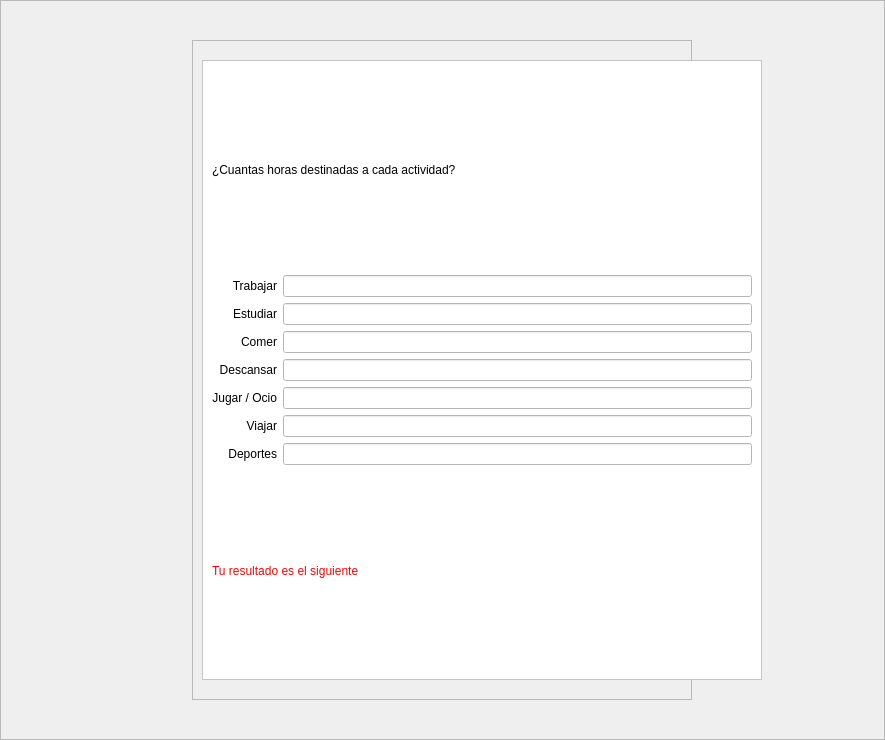
<?xml version="1.0" encoding="UTF-8"?>
<ui version="4.0">
 <class>MainWindow</class>
 <widget class="QMainWindow" name="MainWindow">
  <property name="geometry">
   <rect>
    <x>0</x>
    <y>0</y>
    <width>885</width>
    <height>740</height>
   </rect>
  </property>
  <property name="windowTitle">
   <string>Tiempo</string>
  </property>
  <widget class="QWidget" name="centralwidget">
   <layout class="QGridLayout" name="gridLayout">
    <property name="leftMargin">
     <number>0</number>
    </property>
    <property name="topMargin">
     <number>0</number>
    </property>
    <property name="rightMargin">
     <number>0</number>
    </property>
    <property name="bottomMargin">
     <number>0</number>
    </property>
    <property name="spacing">
     <number>0</number>
    </property>
    <item row="0" column="0">
     <widget class="QFrame" name="contenedorPrincipal">
      <property name="whatsThis">
       <string>&lt;html&gt;&lt;head/&gt;&lt;body&gt;&lt;p&gt;&lt;br/&gt;&lt;/p&gt;&lt;/body&gt;&lt;/html&gt;</string>
      </property>
      <property name="styleSheet">
       <string notr="true">
#contenedorPrincipal{
	background-image: url(imagenes/fondo.png);
}

#frameBotones{
	background-color:rgb(255, 255, 255);
	border: 1px solid black;
	max-width: 150px
}

#frameVentanas{
	background-color:rgb(255, 255, 255);
	border: 1px solid black;
}

#btnFinanzas,#btnNotas,#btnTiempo,#btnHorarios,#btnRecordatorios{
	color: rgb(255, 255, 255);
	font-size: 13px;
	background-color: rgb(85, 170, 255);
	border-radius: 3px;	
	height: 30px;
	border: 1px solid black;
}

#btnFinanzas:hover,#btnNotas:hover,#btnTiempo:hover,#btnHorarios:hover,#btnRecordatorios:hover{
	background-color: rgb(0, 85, 255);
}
</string>
      </property>
      <property name="frameShape">
       <enum>QFrame::StyledPanel</enum>
      </property>
      <property name="frameShadow">
       <enum>QFrame::Raised</enum>
      </property>
      <layout class="QGridLayout" name="gridLayout_2">
       <item row="0" column="0">
        <widget class="QFrame" name="framePrincipal">
         <property name="maximumSize">
          <size>
           <width>780</width>
           <height>16777215</height>
          </size>
         </property>
         <property name="styleSheet">
          <string notr="true">#framePrincipal{
	padding: 0px;
	margin: 30px 140px;
}</string>
         </property>
         <property name="frameShape">
          <enum>QFrame::StyledPanel</enum>
         </property>
         <property name="frameShadow">
          <enum>QFrame::Raised</enum>
         </property>
         <layout class="QVBoxLayout" name="verticalLayout">
          <item alignment="Qt::AlignVCenter">
           <widget class="QFrame" name="frameInterno">
            <property name="minimumSize">
             <size>
              <width>560</width>
              <height>620</height>
             </size>
            </property>
            <property name="styleSheet">
             <string notr="true">background-color: rgb(255, 255, 255);


</string>
            </property>
            <property name="frameShape">
             <enum>QFrame::StyledPanel</enum>
            </property>
            <property name="frameShadow">
             <enum>QFrame::Raised</enum>
            </property>
            <layout class="QGridLayout" name="gridLayout_3">
             <item row="3" column="0">
              <widget class="QLabel" name="label_4">
               <property name="styleSheet">
                <string notr="true">font: 12pt &quot;Segoe Print&quot;;</string>
               </property>
               <property name="text">
                <string>Comer</string>
               </property>
               <property name="alignment">
                <set>Qt::AlignRight|Qt::AlignTrailing|Qt::AlignVCenter</set>
               </property>
              </widget>
             </item>
             <item row="5" column="0">
              <widget class="QLabel" name="label_6">
               <property name="styleSheet">
                <string notr="true">font: 12pt &quot;Segoe Print&quot;;</string>
               </property>
               <property name="text">
                <string>Jugar / Ocio</string>
               </property>
               <property name="alignment">
                <set>Qt::AlignRight|Qt::AlignTrailing|Qt::AlignVCenter</set>
               </property>
              </widget>
             </item>
             <item row="1" column="0">
              <widget class="QLabel" name="label_12">
               <property name="styleSheet">
                <string notr="true">font: 12pt &quot;Segoe Print&quot;;</string>
               </property>
               <property name="text">
                <string>Trabajar</string>
               </property>
               <property name="alignment">
                <set>Qt::AlignRight|Qt::AlignTrailing|Qt::AlignVCenter</set>
               </property>
              </widget>
             </item>
             <item row="2" column="1">
              <widget class="QLineEdit" name="txtEstudiar"/>
             </item>
             <item row="3" column="1">
              <widget class="QLineEdit" name="txtComer"/>
             </item>
             <item row="4" column="1">
              <widget class="QLineEdit" name="txtDescansar"/>
             </item>
             <item row="7" column="1">
              <widget class="QLineEdit" name="txtDeportes"/>
             </item>
             <item row="8" column="0" colspan="2">
              <widget class="QLabel" name="lblResultado">
               <property name="tabletTracking">
                <bool>false</bool>
               </property>
               <property name="styleSheet">
                <string notr="true">font: 12pt &quot;Segoe Print&quot;;
color: rgb(255, 0, 0);</string>
               </property>
               <property name="text">
                <string>Tu resultado es el siguiente</string>
               </property>
               <property name="alignment">
                <set>Qt::AlignLeading|Qt::AlignLeft|Qt::AlignVCenter</set>
               </property>
              </widget>
             </item>
             <item row="1" column="1">
              <widget class="QLineEdit" name="txtTrabajar"/>
             </item>
             <item row="5" column="1">
              <widget class="QLineEdit" name="txtJugar"/>
             </item>
             <item row="4" column="0">
              <widget class="QLabel" name="label_5">
               <property name="styleSheet">
                <string notr="true">font: 12pt &quot;Segoe Print&quot;;</string>
               </property>
               <property name="text">
                <string>Descansar</string>
               </property>
               <property name="alignment">
                <set>Qt::AlignRight|Qt::AlignTrailing|Qt::AlignVCenter</set>
               </property>
              </widget>
             </item>
             <item row="6" column="1">
              <widget class="QLineEdit" name="txtViajar"/>
             </item>
             <item row="0" column="0" colspan="2">
              <widget class="QLabel" name="label_15">
               <property name="styleSheet">
                <string notr="true">font: 12pt &quot;Segoe Print&quot;;</string>
               </property>
               <property name="text">
                <string>¿Cuantas horas destinadas a cada actividad?</string>
               </property>
               <property name="alignment">
                <set>Qt::AlignLeading|Qt::AlignLeft|Qt::AlignVCenter</set>
               </property>
              </widget>
             </item>
             <item row="2" column="0">
              <widget class="QLabel" name="label_13">
               <property name="styleSheet">
                <string notr="true">font: 12pt &quot;Segoe Print&quot;;</string>
               </property>
               <property name="text">
                <string>Estudiar</string>
               </property>
               <property name="alignment">
                <set>Qt::AlignRight|Qt::AlignTrailing|Qt::AlignVCenter</set>
               </property>
              </widget>
             </item>
             <item row="6" column="0">
              <widget class="QLabel" name="label_7">
               <property name="styleSheet">
                <string notr="true">font: 12pt &quot;Segoe Print&quot;;</string>
               </property>
               <property name="text">
                <string>Viajar</string>
               </property>
               <property name="alignment">
                <set>Qt::AlignRight|Qt::AlignTrailing|Qt::AlignVCenter</set>
               </property>
              </widget>
             </item>
             <item row="7" column="0">
              <widget class="QLabel" name="label_14">
               <property name="styleSheet">
                <string notr="true">font: 12pt &quot;Segoe Print&quot;;</string>
               </property>
               <property name="text">
                <string>Deportes</string>
               </property>
               <property name="alignment">
                <set>Qt::AlignRight|Qt::AlignTrailing|Qt::AlignVCenter</set>
               </property>
              </widget>
             </item>
            </layout>
           </widget>
          </item>
         </layout>
        </widget>
       </item>
      </layout>
     </widget>
    </item>
   </layout>
  </widget>
 </widget>
 <tabstops>
  <tabstop>txtTrabajar</tabstop>
  <tabstop>txtEstudiar</tabstop>
  <tabstop>txtComer</tabstop>
  <tabstop>txtDescansar</tabstop>
  <tabstop>txtJugar</tabstop>
  <tabstop>txtViajar</tabstop>
  <tabstop>txtDeportes</tabstop>
 </tabstops>
 <resources/>
 <connections/>
</ui>
